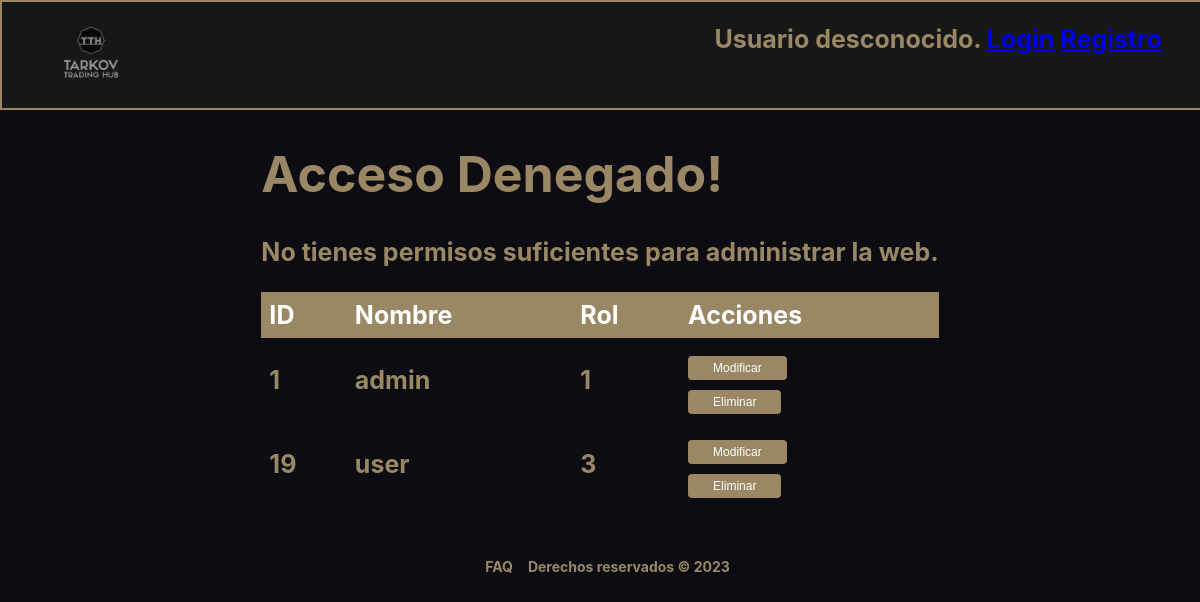
The app's page /admin.php with its own data.
### tables this page shows
CREATE TABLE `usuarios` (
  `id` int(255) NOT NULL,
  `nombre_usuario` varchar(255) NOT NULL,
  `rol` int(255) NOT NULL,
  `email` varchar(255) NOT NULL,
  `capacidad_inventario` int(255) NOT NULL,
  `dinero` int(11) NOT NULL,
  `password` varchar(255) NOT NULL
);

### includes/src/Aplicacion.php (called while the page is built, shortened)
<?php
class Aplicacion
{
    private $dirInstalacion;
    private $inicializada;
    private function __construct()
    {
        $this->inicializada = false;
    }
    public function init($bdDatosConexion, $rutaApp = '/', $dirInstalacion = __DIR__)
    {
        if (!$this->inicializada) {
            $this->dirInstalacion = $dirInstalacion;
            $this->inicializada = true;
        }
    }
    private function doIncludeInterna($path, &$params)
    {
        include($this->dirInstalacion . $path);
    }
    public function generaVista(string $rutaVista, &$params)
    {
        $params['app'] = $this;
        $rutaVista = "/vistas{$rutaVista}";
        $this->doIncludeInterna($rutaVista, $params);
    }
}

### includes/src/clases/usuarios/Usuario.php (the view, shortened to what this page needs)
<?php
class Usuario
{
    public static function buscaTodos()
    {
        $conn = Aplicacion::getInstance()->getConexionBd();
        $query = "SELECT * FROM usuarios";
        $rs = $conn->query($query);
        $usuarios = array();
        if ($rs) {
            while ($fila = $rs->fetch_assoc()) {
                $usuario = new Usuario($fila['nombre_usuario'], $fila['password'], $fila['id'], $fila['rol'], $fila['capacidad_inventario'], $fila['dinero']);
                array_push($usuarios, $usuario);
            }
        } else {
            error_log("Error BD ({$conn->errno}): {$conn->error}");
        }
        return $usuarios;
    }
    public static function mostrarTablaUsuarios()
    {
        $usuarios = Usuario::buscaTodos();
        echo "<table>
        <thead>
            <tr>
                <th>ID</th>
                <th>Nombre</th>
                <th>Rol</th>
                <th>Acciones</th>
            </tr>
        </thead>
        <tbody>";
        foreach ($usuarios as $usuario) {
            echo "<tr>
                <td>{$usuario->getId()}</td>
                <td>{$usuario->getNombreUsuario()}</td>
                <td>{$usuario->getRoles()}</td>
                <td>
                    <form method='POST' action='ruta/del/archivo'>
                        <input type='hidden' name='id' value='{$usuario->getId()}'>
                        <input type='submit' value='Modificar' class='btn'>
                    </form>
                    <form method='POST' action='./BorrarUsuario.php'>
                        <input type='hidden' name='id' value='{$usuario->getId()}'>
                        <input type='submit' value='Eliminar' class='btn'>
                    </form>
                </td>
            </tr>";
        }
        echo "</tbody>
    </table>";
        return null;
    }
    private $id;
    private $nombreUsuario;
    private $rol;
    private function __construct($nombreUsuario, $password, $id, $rol, $capacidad_inventario, $dinero)
    {
        $this->id = $id;
        $this->nombreUsuario = $nombreUsuario;
        $this->rol = $rol;
    }
    public function getId()
    {
        return $this->id;
    }
    public function getNombreUsuario()
    {
        return $this->nombreUsuario;
    }
    public function getRoles()
    {
        return $this->rol;
    }
}

### css/admin.css (style rules this page uses)
body { background-color: #0c0c12; color: #9a8865; font-size: 25px; margin: 0; padding: 0; height: 100vh; font-family: bender,Source Sans Pro,-apple-system,BlinkMacSystemFont,Segoe UI,Roboto,Helvetica Neue,Arial,sans-serif; font-weight: 700; }
table { border-collapse: collapse; width: 100%; margin: 20px 0; }
th, td { text-align: left; padding: 8px; }
th { background-color: #9a8865; color: white; }

### css/cabecera.css (style rules this page uses)
body { overflow-x: hidden; font-family: bender,Source Sans Pro,-apple-system,BlinkMacSystemFont,Segoe UI,Roboto,Helvetica Neue,Arial,sans-serif; font-weight: 700; }
.btn { font-size: 12px; background-color: #9a8865; color: white; padding: 5px 25px; border: none; border-radius: 4px; cursor: pointer; margin-top: 10px; }

### records on screen
usuarios: id "1", nombre_usuario "admin", rol "1"
usuarios: id "19", nombre_usuario "user", rol "3"
